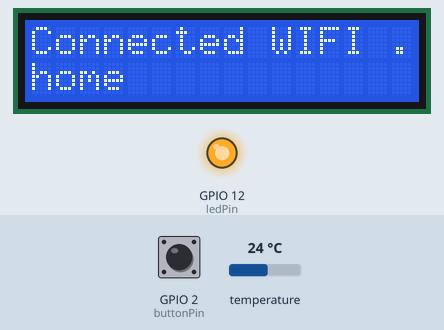
A sketch run on a simulated ESP32. Shown: 16×2 character LCD, output pins drawn as LEDs (lit = HIGH). The inputs (shaded band) are chosen by the test bench; at power-on: temperature 24 °C, GPIO 2 (buttonPin) LOW. WiFi joins after 1.5 s; servers stay silent unless stated; storage starts empty; what the sketch prints to the serial monitor is not drawn.

Above: at 11.6 s.
At 16.7 s:
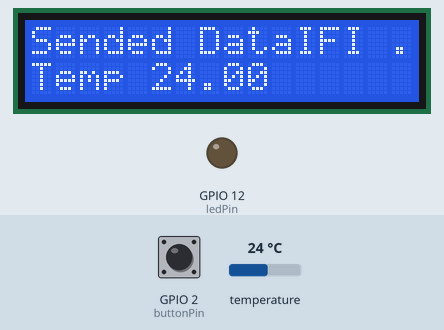
16.8 s: temperature set to 12 °C
At 18.0 s:
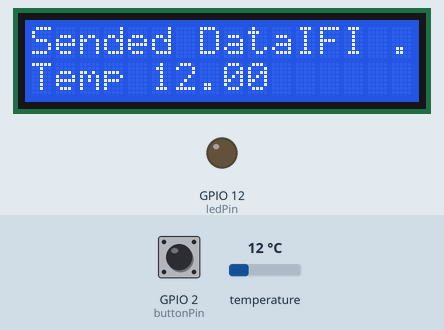
18.6 s: temperature set to 19 °C
At 19.4 s:
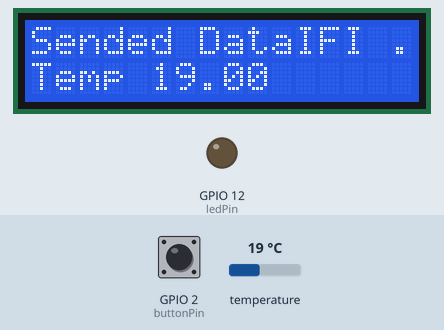
20.2 s: temperature set to 28 °C
At 20.7 s:
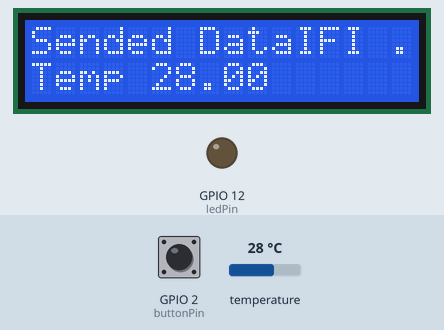
Timing chart, 0 to 23.2 s (numbered marks = the images above; inputs shaded):
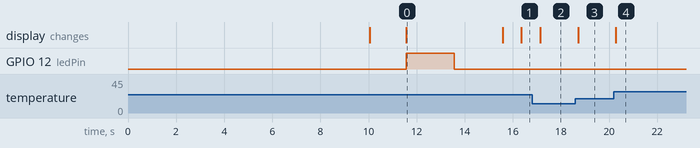

Measured:
- after the input at 16.8 s, the display: changes after 0.34 s (image 2)
- after the input at 18.6 s, the display: changes after 0.11 s (image 3)
- after the input at 20.2 s, the display: changes after 0.08 s (image 4)
- what the display in image 0 shows lasts 4.0 s, from 11.6 s to 15.6 s

The sketch:

CounterWithLittleFS.ino
```cpp
#include <Wire.h>
#include <LiquidCrystal_I2C.h>  //for display
#include <LittleFS.h>           //for storage
#include <WiFiManager.h>        //for wifi
#include <OneWire.h>            //for temperature
#include <DallasTemperature.h>  //for temperature
#define ONE_WIRE_BUS 0          //Data wire is plugged to GPIO0
// Setup a oneWire instance to communicate with any OneWire devices
OneWire oneWire(ONE_WIRE_BUS);
// Pass oneWire reference to DallasTemperature library
DallasTemperature sensors(&oneWire);
const int buttonPin = 2;
const int ledPin = 12;
LiquidCrystal_I2C lcd(0x27, 16, 2);
int buttonState = 0;
int lastButtonState = 0;
int counter = 0;
unsigned long lastDebounceTime = 0;
unsigned long debounceDelay = 50;
unsigned long previousMillis = 0;
unsigned long interval = 10000;
unsigned long currentMillis = millis();

void setup() {
  Serial.begin(115200);
  sensors.begin();
  lcd.init();                      // Initialize the LCD
  lcd.backlight();                 // Turn on the backlight
  // Set the cursor to column 0, line 0


  pinMode(buttonPin, INPUT);       // Initialize the pushbutton pin as an input
  pinMode(ledPin , OUTPUT);         // Initialize the led pin as output

  if (!LittleFS.begin()) {         // Initialize LittleFS
    Serial.println("An Error has occurred while mounting LittleFS");
    return;
  }
  counter = readCounterFromLittleFS();// Read the last saved counter value from LittleFS
  lcd.setCursor(0, 0);
  lcd.print("SettingTimer");
  displayCounter();

  while ( millis() <= interval) {
    Serial.println(millis());
    pressButton();
  }
  lcd.clear();
  lcd.setCursor(0, 0);
  lcd.print("SavingCustomTimer");
  connect_wifi();
  delay(2000);


}

void loop() {
if (WiFi.status() == WL_CONNECTED) {
    Serial.println("Connected.");

//  lcd.clear();
  lcd.setCursor(0, 0);
  lcd.print("Sended Data");

  sensors.requestTemperatures(); // Send the command to get temperatures
  float temperatureC = sensors.getTempCByIndex(0);
  lcd.setCursor(0, 1);
  lcd.print("Temp");
  lcd.setCursor(5, 1);
  lcd.print(temperatureC);
  Serial.print("Temperature: ");
  Serial.print(temperatureC);
  Serial.println(" °C");
  delay(100 * counter);
  digitalWrite(ledPin, HIGH);
  digitalWrite(ledPin, LOW);

  } else {
    Serial.println("Not connected.");
//    connect_wifi();

    lcd.setCursor(0, 0);
    lcd.print("NotConnected.");
    delay(3000);

  }


}
void pressButton() {


  int reading = digitalRead(buttonPin);   // Read the state of the pushbutton value
  // Check if the button state has changed
  if (reading != lastButtonState) {
    // Reset the debouncing timer
    lastDebounceTime = millis();
  }

  if ((millis() - lastDebounceTime) > debounceDelay) {
    // If the button state has changed
    if (reading != buttonState) {
      buttonState = reading;

      // Only increment the counter if the new button state is LOW
      if (buttonState == LOW) {
        counter++;
        Serial.println("BTN Pressed");
        if (counter > 100) {
          counter = 1;
        }
        displayCounter();
        delay(100);                 // Display the updated counter value on the LCD
        saveCounterToLittleFS();   // Save the counter value to LittleFS
      }
    }
  }

  // Save the reading. Next time through the loop, it'll be the lastButtonState
  lastButtonState = reading;
}

void displayCounter() {

  lcd.setCursor(0, 1);             // Set the cursor to column 0, line 1
  lcd.print("                ");   // Clear the previous counter value
  lcd.setCursor(0, 1);             // Set the cursor to column 0, line 1 again
  lcd.print(counter);              // Print the counter value
}

void saveCounterToLittleFS() {
  File file = LittleFS.open("/counter.txt", "w");
  if (!file) {
    Serial.println("Failed to open file for writing");
    return;
  }
  if (file.print(counter)) {
    Serial.println("File write Successful!");
  } else {
    Serial.println("Write Failed");
  }
  file.close();
}

int readCounterFromLittleFS() {
  File file = LittleFS.open("/counter.txt", "r");
  if (!file) {
    //Read the file data and display it on LCD
    Serial.println("No Saved Data!");
    lcd.clear();
    lcd.print("No Saved Data!");
    return 0;
  }
  String counterString = file.readStringUntil('\n');
  file.close();
  return counterString.toInt();
}

void configModelCallback(WiFiManager *myWiFiManager)
{
  Serial.println("Entered a config Mode");
  Serial.println(WiFi.softAPIP());
  Serial.println(myWiFiManager->getConfigPortalSSID());
}
void connect_wifi()
{
  WiFiManager wifiManager;
  // wifiManager.resetSettings();   ///if you don't wanna save the wifi settings
  wifiManager.setTimeout(120);
  wifiManager.setAPCallback(configModelCallback);
  //  wifiManager.addParameter(&custom_blynk_token);
  Serial.print("Connecting WIFI ...");
  Serial.print(".");
  //for lcd to display the wifi Data
  lcd.clear();
  lcd.setCursor(0, 0);
  lcd.print("ConnectingWIFI ...");
  if (!wifiManager.autoConnect("HelloWIFI", "12345678"))
  {

    Serial.println("failed to connect an hit timeout");
    lcd.clear();
    lcd.setCursor(0, 0);
    lcd.print("Fail WIFI ...");
    ESP.restart();
    delay(1000);
  }
  lcd.clear();
  lcd.setCursor(0, 0);
  lcd.print("Connected WIFI ...");
  lcd.setCursor(0, 1);
  lcd.print(WiFi.SSID());
  Serial.println(WiFi.SSID());
  Serial.print("IP address:\t");
  Serial.println(WiFi.localIP());
  digitalWrite(ledPin, HIGH);
  delay(2000);
  digitalWrite(ledPin, LOW);
}
```
